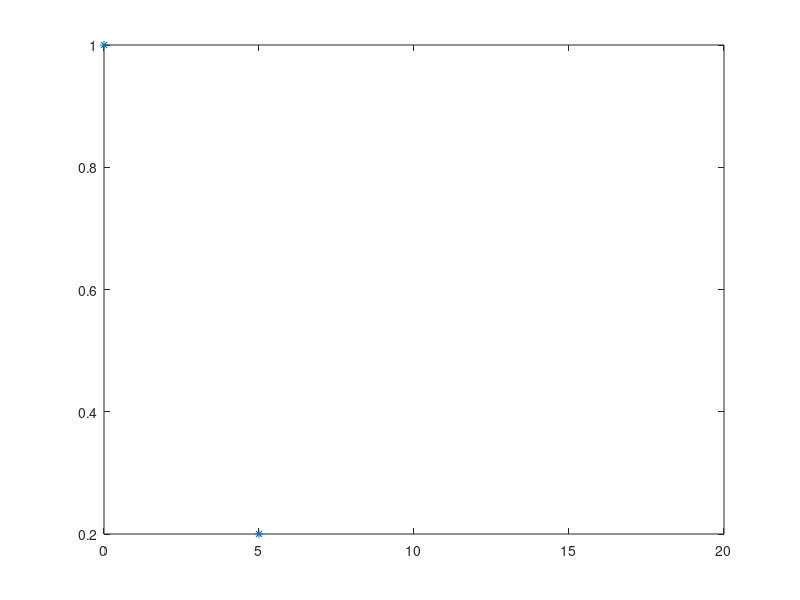

Reproduce this figure in MATLAB.
N=input("Number of simulations:");
p=input("Give a probability between 0 and 1:");
X=0:N
for i=1:N
  X(i)=0;
  while rand>=p
    X(i)=X(i)+1;
   endwhile
   endfor
k=0:20;
p_k=geopdf(k,p)
U_X=unique(X);
n_X=hist(X,length(U_X));
rel_freq=n_X/N;
clf;
plot(U_X,rel_freq,'*',k,p_k,'ro')
